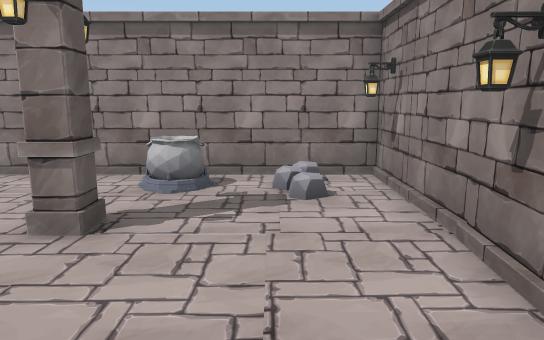
View 1 (above)

15 first-person views from a walk through a 3-D level made in the Unity game engine. The camera is 1.4 m above the floor, tilts 10° down and sees 70° across. The floor is counted in squares, 1 m on a side. Each view is taken from the middle of a square. On the plan, view 1 faces up. The plan holds only what a view shows up to about 16 squares ahead; the rest is blank. Some animated figures are left out.

View 2
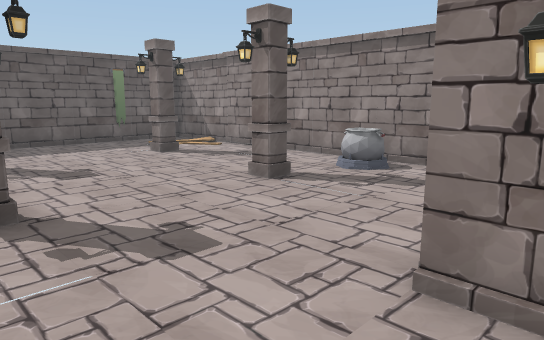

View 3
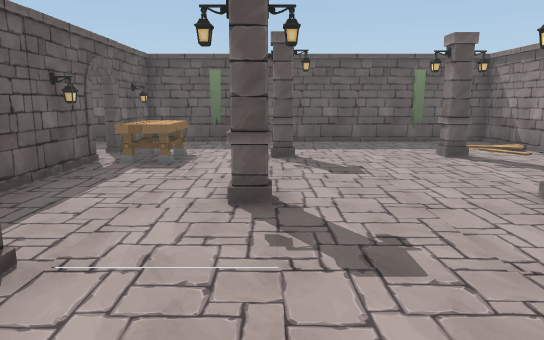

View 4
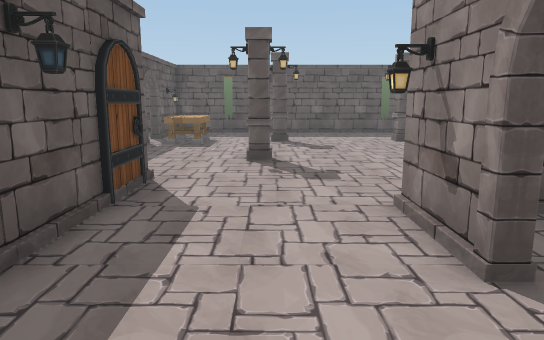

View 5
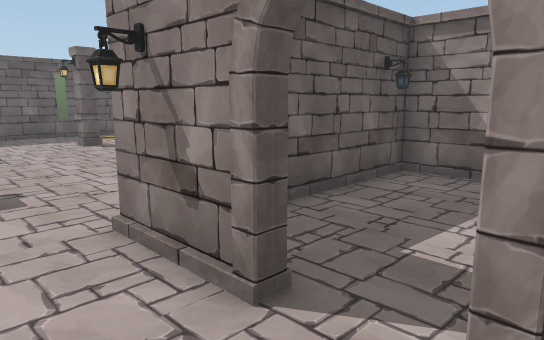

View 6
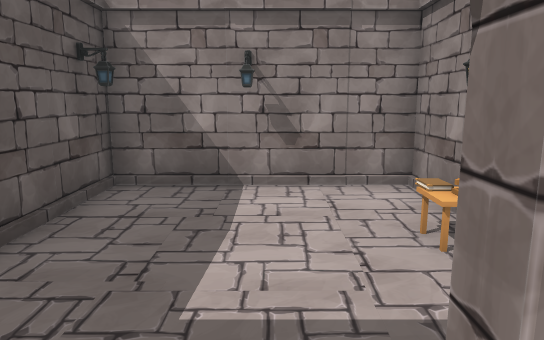

View 7
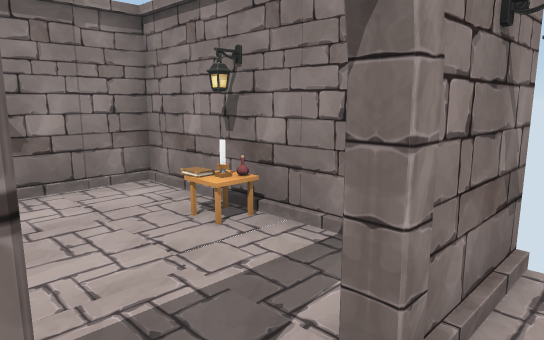

View 8
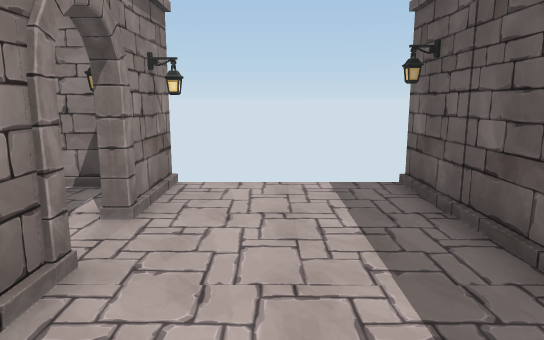

View 9
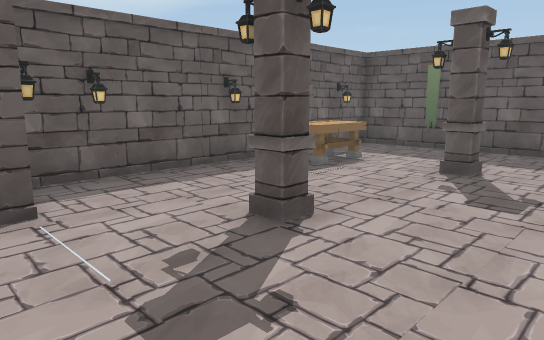

View 10
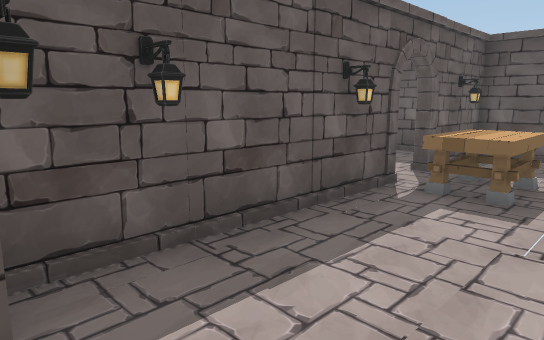

View 11
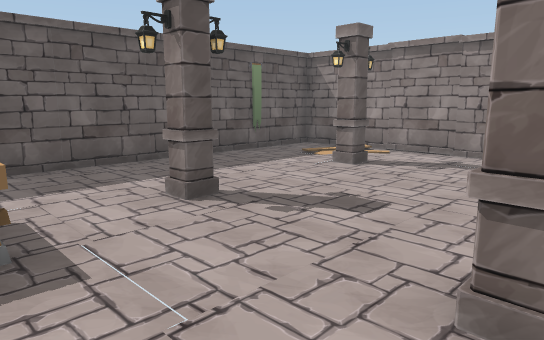

View 12
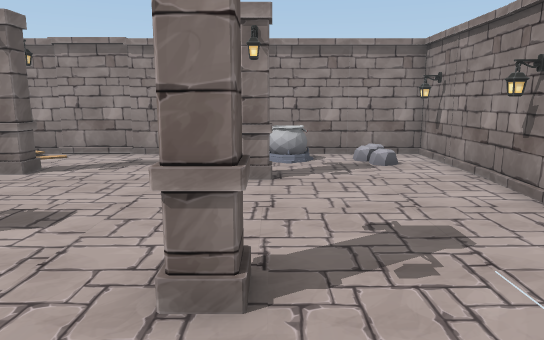

View 13
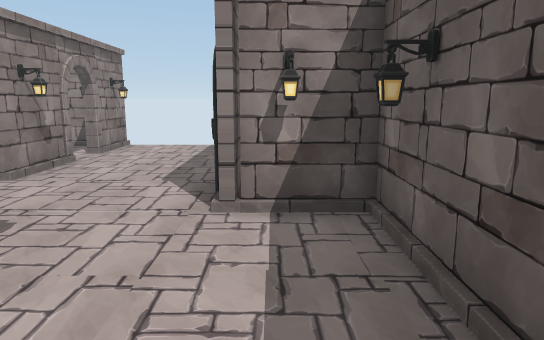

View 14
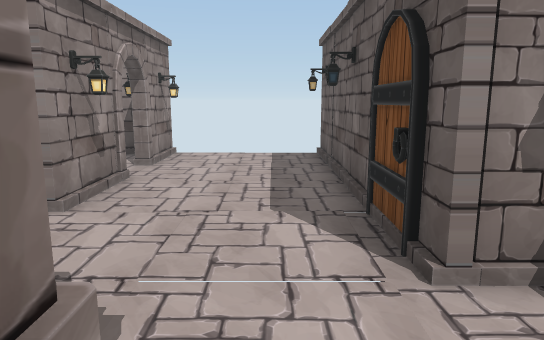

View 15
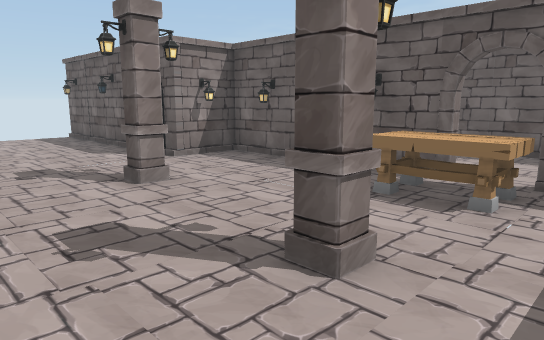

### Floor plan
Points are (right, up) in squares from view 1. A wall is a line through its corners. A room is listed if a view was taken in it or the views show most of it. See-through windows are left out.
Room 1 (views 1, 2, 3, 4, 5, 6, 7, 8, 9, 10, 11, 12, 13, 14, 15)
walls: (2.1, 3.4) (2.1, 7.5) (-10.8, 7.5) (-10.8, -4.3) (-7.7, -4.3) (-7.7, -4.6); (4.1, 2.1) (4.1, 1.8) (1.8, 1.8); (-6.4, -4.3) (-0.1, -4.3) (-0.1, -2.3) (7.8, -2.3); (7.4, 2.6) (7.4, 7.5) (2.3, 7.5) (2.3, 4); (7.8, 1.8) (6.4, 1.8)
objects: table (-8, -4) to (-6, -2); pillar (-7, 0); pillar (-7, 5); pillar (-3, 0) to (-2, 0); pillar (-2, 4); pot (-2, 6) to (-1, 7); lamp (3, 1); other object (6, 2); lamp (7, 1); books (7, 5); other object (7, 6)

Positions as (right, up) in squares from view 1, and headings:
1: (0, 0), facing up
2: (3, -1), facing up-left
3: (3, 0), facing left
4: (7, 0), facing left
5: (6, 0), facing up-left
6: (5, 1), facing up
7: (4, 1), facing up-right
8: (1, 0), facing right
9: (1, 3), facing down-left
10: (0, -1), facing down-left
11: (-2, -3), facing up-left
12: (-2, -3), facing up
13: (-5, -3), facing right
14: (-3, -1), facing right
15: (-9, 3), facing down-right
